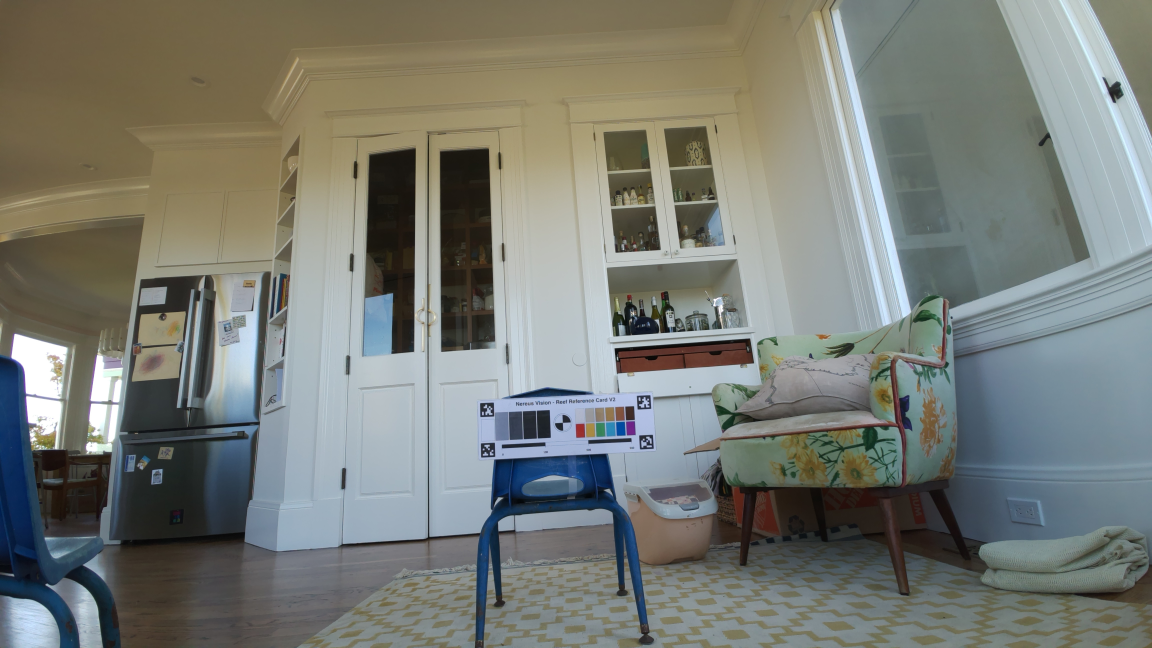
#> input picture reference_images/reference_card_native_imx708.jpg, 4608 x 2592 px (shown at 1/4 size); its folder holds 2 pictures in this run
$ python bm_pi_jpeg_encode.py
#> lines starting #> are read from the running program, lines starting #| are printed output that depends on the picture
#!/usr/bin/env python3
"""
BM Pi-side JPEG encoder (Sprint 07 — Pi validation of the Sprint06 verdict)

Purpose
-------
Encode-only twin of tools/bm_reference_card_jpeg_partial_sweep.py, meant to
run ON THE PI (bmcam000, Pi Zero 2W). Division of labor per Sprint07:

    Pi  : image altering only — native load -> fixed crop -> lanczos
          downsample -> Pillow JPEG encode (baseline/progressive x quality).
    Mac : ALL image-quality analysis (metrics, AprilTag detection, cut
          sheets) on the pulled-back artifacts, with the unchanged
          Sprint06 tooling.

The crop/resize/encode path replicates the sweep tool exactly:
  - crop box in native 4608x2592 sensor-equivalent coords (x, y, w, h)
  - Image.Resampling.LANCZOS to (output_width, round(output_width * h / w))
  - save(format="JPEG", quality=q, progressive=(mode=="progressive"),
         optimize=True)   # identical Pillow call to the Mac DOE
  - base64_len = len(base64(jpeg_bytes)); message_count = ceil(b64/300);
    est_minutes = msgs * 5 / 60

Additions over the sweep tool (the Sprint07 variables):
  - per-encode wall time (repeatable via --timing-repeats; file written once)
  - peak RSS (resource.getrusage ru_maxrss) logged per encode
  - board/OS/meminfo snapshot embedded in run_manifest.json
  - sha256 of the JPEG bytes and of the raw RGB pixels of the working
    source, so the Mac can attribute any byte delta to encoder vs resize.

Dependencies: Pillow + stdlib only (NO cv2/numpy — analysis is Mac-side).

Inputs (defaults, repo-relative)
--------------------------------
  card  : reference_images/reference_card_native_imx708.jpg
  coral : reference_images/prepared/P7071008/synthetic_native_4608x2592.jpg

Outputs (timestamped, self-contained run folder)
------------------------------------------------
  <out>/run_manifest.json
  <out>/encode_log.txt
  <out>/source_<W>/<label>_source_<W>x<H>.png     (lossless working source)
  <out>/jpeg/<label>/<label>_<mode>_qNN.jpg       (same stems as the sweep)
  <out>/results/encode_results.csv

Example (P0 parity smoke, on the Pi)
------------------------------------
  python3 tools/bm_pi_jpeg_encode.py \
      --images card --crop-native 1467 1255 1600 900 --output-width 1000 \
      --modes baseline progressive --qualities 13 \
      --output ~/bm_sprint07_runs/p0_parity_<UTC>

Assumptions / known limitations
-------------------------------
  - One geometry per invocation (file stems do not encode geometry); run
    card and coral crops as separate invocations into the same parent.
  - ru_maxrss is process-lifetime peak (monotonic): only the FIRST encode's
    delta is a clean per-encode number; later rows report the running peak.
  - Message counts are payload-only (no BM framing/retransmits), matching
    the Mac DOE model.
"""
from __future__ import annotations

import argparse
import base64
import csv
import hashlib
import json
import math
import platform
import resource
import shutil
import sys
import time
import traceback
from dataclasses import dataclass, asdict
from datetime import datetime, timezone
from pathlib import Path
from typing import Dict, List, Optional

from PIL import Image

REPO_ROOT = Path(__file__).resolve().parent.parent

# Sprint-fixed geometry defaults (native sensor-equivalent coords).
FIXED_CROP_NATIVE = (768, 432, 3072, 1728)  # x, y, w, h (Sprint02 fixed crop)
OUTPUT_SIZE = (1600, 900)                   # rebound in main() from --output-width
NATIVE_SIZE = (4608, 2592)

# Transmission model (Sprint06 spec section 2).
CHUNK_B64_CHARS = 300
SECONDS_PER_MESSAGE = 5.0
BAND_IDEAL_MAX = 75
BAND_FEASIBLE_MAX = 125
BAND_GATED_MAX = 180        # sweep-CSV band (kept for column parity)
BAND_CAP195_MAX = 195       # field-tested hard cap (P3 verdict bands)

DEFAULT_IMAGES = {
    "card": REPO_ROOT / "reference_images" / "reference_card_native_imx708.jpg",
    "coral": REPO_ROOT / "reference_images" / "prepared" / "P7071008" / "synthetic_native_4608x2592.jpg",
}


def utc_stamp() -> str:
    return datetime.now(timezone.utc).strftime("%Y%m%dT%H%M%SZ")


def ensure_dir(p: Path) -> Path:
    p.mkdir(parents=True, exist_ok=True)
    return p


class RunLog:
    """Print progress lines and mirror them into the run folder."""

    def __init__(self) -> None:
        self.lines: List[str] = []
        self.path: Optional[Path] = None

    def attach(self, path: Path) -> None:
        self.path = path
        if self.lines:
            path.write_text("\n".join(self.lines) + "\n", encoding="utf-8")

    def __call__(self, msg: str) -> None:
        line = f"[pi-encode] {msg}"
        print(line, flush=True)
        self.lines.append(line)
        if self.path is not None:
            with self.path.open("a", encoding="utf-8") as f:
                f.write(line + "\n")


log = RunLog()


def read_text_first_line(path: str) -> str:
    try:
        return Path(path).read_text(errors="replace").replace("\x00", "").strip().splitlines()[0]
    except Exception:
        return ""


def proc_meminfo_fields() -> Dict[str, str]:
    out: Dict[str, str] = {}
    try:
        for line in Path("/proc/meminfo").read_text().splitlines():
            k = line.split(":")[0]
            if k in {"MemTotal", "MemAvailable", "CmaTotal", "CmaFree"}:
                out[k] = line.split(":", 1)[1].strip()
    except Exception:
        pass
    return out


def hardware_snapshot() -> Dict[str, object]:
    """Board/OS/memory snapshot for the manifest (Linux; degrades on Mac)."""
    return {
        "board_model": read_text_first_line("/proc/device-tree/model"),
        "os_pretty_name": next(
            (l.split("=", 1)[1].strip('"') for l in Path("/etc/os-release").read_text().splitlines()
             if l.startswith("PRETTY_NAME=")), "") if Path("/etc/os-release").exists() else "",
        "machine": platform.machine(),
        "long_bit": 64 if sys.maxsize > 2**32 else 32,
        "meminfo": proc_meminfo_fields(),
        "hostname": platform.node(),
    }


def peak_rss_kb() -> int:
    """Process peak RSS. Linux reports ru_maxrss in KB, macOS in bytes."""
    v = resource.getrusage(resource.RUSAGE_SELF).ru_maxrss
    return int(v // 1024) if sys.platform == "darwin" else int(v)


def duration_band(message_count: int, cap: int) -> str:
    if message_count <= BAND_IDEAL_MAX:
        return "ideal"
    if message_count <= BAND_FEASIBLE_MAX:
        return "feasible"
    if message_count <= cap:
        return "gated"
    return "over_cap"


def prepare_source(label: str, native_path: Path, out_dir: Path) -> Path:
    """Native 4608x2592 -> fixed crop (native coords) -> lanczos PNG.

    Identical transform to the sweep tool; PNG keeps the working source
    lossless. Also records sha256 of the raw RGB pixels so the Mac can
    verify resize parity independent of PNG encoding differences.
    """
    t0 = time.perf_counter()
    with Image.open(native_path) as im:
        im = im.convert("RGB")
        if im.size != NATIVE_SIZE:
            raise SystemExit(
                f"{label}: expected native {NATIVE_SIZE[0]}x{NATIVE_SIZE[1]}, got {im.size[0]}x{im.size[1]}: {native_path}"
            )
        x, y, w, h = FIXED_CROP_NATIVE
        cropped = im.crop((x, y, x + w, y + h))
        source = cropped.resize(OUTPUT_SIZE, Image.Resampling.LANCZOS)
    pixel_sha = hashlib.sha256(source.tobytes()).hexdigest()
    out = ensure_dir(out_dir / f"source_{OUTPUT_SIZE[0]}") / f"{label}_source_{OUTPUT_SIZE[0]}x{OUTPUT_SIZE[1]}.png"
    source.save(out, format="PNG")
    dt = time.perf_counter() - t0
    log(f"source ready: {label} native={native_path.name} crop_native={FIXED_CROP_NATIVE} -> "
        f"{OUTPUT_SIZE[0]}x{OUTPUT_SIZE[1]} ({out.stat().st_size/1024:.0f} KB PNG, {dt:.2f}s, "
        f"pixel_sha256={pixel_sha[:16]}...)")
    (out.with_suffix(".pixel_sha256.txt")).write_text(pixel_sha + "\n", encoding="utf-8")
    return out


@dataclass
class EncodeRow:
    image_label: str
    mode: str
    jpeg_quality: int
    jpeg_bytes: int
    jpeg_kb: float
    base64_len: int
    message_count: int
    est_minutes: float
    duration_band: str
    duration_band_cap195: str
    encode_wall_s_mean: float
    encode_wall_s_best: float
    timing_repeats: int
    peak_rss_kb_after: int
    jpeg_sha256: str
    source_pixel_sha256: str
    jpeg_path: str


def encode_jpeg(label: str, source_png: Path, mode: str, quality: int,
                out_dir: Path, timing_repeats: int) -> EncodeRow:
    """Pillow JPEG encode, identical call to the sweep tool, with timing.

    The source PNG is decoded once, outside the timed region, so the wall
    time measures crop-source -> JPEG encode only (the Sprint07 variable).
    """
    stem = f"{label}_{mode}_q{quality:02d}"
    jpeg_path = ensure_dir(out_dir / "jpeg" / label) / f"{stem}.jpg"
    with Image.open(source_png) as im:
        src = im.convert("RGB")
    times: List[float] = []
    for _ in range(max(1, timing_repeats)):
        t0 = time.perf_counter()
        src.save(
            jpeg_path,
            format="JPEG",
            quality=quality,
            progressive=(mode == "progressive"),
            optimize=True,  # matches the Mac DOE: progressive implies optimized tables
        )
        times.append(time.perf_counter() - t0)
    raw = jpeg_path.read_bytes()
    b64_len = len(base64.b64encode(raw))
    msgs = math.ceil(b64_len / CHUNK_B64_CHARS)
    sha_path = source_png.with_suffix(".pixel_sha256.txt")
    return EncodeRow(
        image_label=label,
        mode=mode,
        jpeg_quality=quality,
        jpeg_bytes=len(raw),
        jpeg_kb=round(len(raw) / 1024.0, 3),
        base64_len=b64_len,
        message_count=msgs,
        est_minutes=round(msgs * SECONDS_PER_MESSAGE / 60.0, 3),
        duration_band=duration_band(msgs, BAND_GATED_MAX),
        duration_band_cap195=duration_band(msgs, BAND_CAP195_MAX),
        encode_wall_s_mean=round(sum(times) / len(times), 4),
        encode_wall_s_best=round(min(times), 4),
        timing_repeats=len(times),
        peak_rss_kb_after=peak_rss_kb(),
        jpeg_sha256=hashlib.sha256(raw).hexdigest(),
        source_pixel_sha256=sha_path.read_text().strip() if sha_path.exists() else "",
        jpeg_path=str(jpeg_path),
    )


def write_csv(path: Path, rows: List[Dict[str, object]]) -> None:
    ensure_dir(path.parent)
    fields: List[str] = []
    for r in rows:
        for k in r.keys():
            if k not in fields:
                fields.append(k)
    with path.open("w", newline="", encoding="utf-8") as f:
        w = csv.DictWriter(f, fieldnames=fields)
        w.writeheader()
        w.writerows(rows)


def build_parser() -> argparse.ArgumentParser:
    ap = argparse.ArgumentParser(description="Sprint07 Pi-side JPEG encode (crop/downsample/encode only; analysis is Mac-side).")
    ap.add_argument("--images", nargs="+", choices=sorted(DEFAULT_IMAGES), default=["card"],
                    help="Which fixed inputs to run. Default: card")
    ap.add_argument("--card-path", type=Path, default=DEFAULT_IMAGES["card"])
    ap.add_argument("--coral-path", type=Path, default=DEFAULT_IMAGES["coral"])
    ap.add_argument("--modes", nargs="+", choices=["baseline", "progressive"], default=["baseline", "progressive"])
    ap.add_argument("--qualities", nargs="+", type=int, default=[13])
    ap.add_argument("--timing-repeats", type=int, default=1,
                    help="Encode each cell N times for timing stability (file written each pass). Default: 1")
    ap.add_argument("--crop-native", nargs=4, type=int, metavar=("X", "Y", "W", "H"),
                    default=list(FIXED_CROP_NATIVE),
                    help="Native crop (ROI) in native 4608x2592 coords. "
                         f"Default: {' '.join(str(v) for v in FIXED_CROP_NATIVE)}")
    ap.add_argument("--output-width", type=int, default=OUTPUT_SIZE[0],
                    help="Output width in px; height follows the crop aspect ratio. Default: 1600")
    ap.add_argument("--output", type=Path, default=None,
                    help="Run folder. Default: ~/bm_sprint07_runs/pi_encode_<UTC>")
    ap.add_argument("--overwrite", action="store_true", help="Remove the output folder first if it exists")
    return ap


def main() -> int:
    args = build_parser().parse_args()

    global FIXED_CROP_NATIVE, OUTPUT_SIZE
    cx, cy, cw, ch = args.crop_native
    if not (0 <= cx and 0 <= cy and cx + cw <= NATIVE_SIZE[0] and cy + ch <= NATIVE_SIZE[1] and cw > 0 and ch > 0):
        raise SystemExit(f"--crop-native {args.crop_native} outside native {NATIVE_SIZE[0]}x{NATIVE_SIZE[1]}")
    if not 200 <= args.output_width <= cw:
        raise SystemExit(f"--output-width {args.output_width} must be 200..{cw} (no upsampling beyond the crop)")
    FIXED_CROP_NATIVE = (cx, cy, cw, ch)
    OUTPUT_SIZE = (args.output_width, round(args.output_width * ch / cw))  # same rounding as the sweep tool

    qualities = sorted(set(args.qualities))
    for q in qualities:
        if not 1 <= q <= 95:
            raise SystemExit(f"Invalid JPEG quality {q}; expected 1-95")

    run_tag = f"pi_encode_{utc_stamp()}"
    out_dir = (args.output or (Path.home() / "bm_sprint07_runs" / run_tag)).expanduser().resolve()
    if out_dir.exists() and args.overwrite:
        shutil.rmtree(out_dir)
    ensure_dir(out_dir)
    log.attach(out_dir / "encode_log.txt")
    log(f"run_tag={run_tag}")
    log(f"output={out_dir}")
    log(f"images={args.images} modes={args.modes} qualities={qualities} "
        f"crop_native={FIXED_CROP_NATIVE} output={OUTPUT_SIZE[0]}x{OUTPUT_SIZE[1]}")

    from PIL import features
    image_paths = {"card": args.card_path.resolve(), "coral": args.coral_path.resolve()}
    manifest: Dict[str, object] = {
        "tool": "bm_pi_jpeg_encode.py",
        "sprint": "Sprint07 Pi validation (encode-only; analysis is Mac-side)",
        "run_tag": run_tag,
        "created_utc": utc_stamp(),
        "platform": platform.platform(),
        "python": sys.version,
        "pillow": getattr(Image, "__version__", ""),
        "libjpeg_turbo": features.version_feature("libjpeg_turbo") if features.check_feature("libjpeg_turbo") else "",
        "jpeglib_api": features.version("jpg"),
        "hardware": hardware_snapshot(),
        "coordinate_systems": {
            "native": f"{NATIVE_SIZE[0]}x{NATIVE_SIZE[1]} sensor-equivalent px; fixed_crop_xywh={FIXED_CROP_NATIVE}",
            "output": f"{OUTPUT_SIZE[0]}x{OUTPUT_SIZE[1]} lanczos-downsampled px",
        },
        "transmission_model": {
            "chunk_base64_chars": CHUNK_B64_CHARS,
            "seconds_per_message": SECONDS_PER_MESSAGE,
            "message_count_formula": "ceil(len(base64(jpeg_bytes)) / 300)",
            "bands_messages": {"ideal_max": BAND_IDEAL_MAX, "feasible_max": BAND_FEASIBLE_MAX,
                               "gated_max": BAND_GATED_MAX, "hard_cap_cap195": BAND_CAP195_MAX},
        },
        "encode_settings": {
            "encoder": "Pillow Image.save JPEG (on-device)",
            "optimize": True,
            "subsampling": "Pillow default (4:2:0)",
        },
        "inputs": {k: str(v) for k, v in image_paths.items() if k in args.images},
        "args": {k: (str(v) if isinstance(v, Path) else v) for k, v in vars(args).items()},
        "restore_notes": "no system changes; no camera access; nothing to restore",
        "errors": [],
    }

    try:
        rows: List[Dict[str, object]] = []
        for label in args.images:
            source_png = prepare_source(label, image_paths[label], out_dir)
#> in prepare_source, im is the input picture: PIL image 4608x2592 RGB; mean R, G, B 120.7, 124, 117.3
#> in prepare_source, `cropped = im.crop((x, y, x + w, y + h))`:
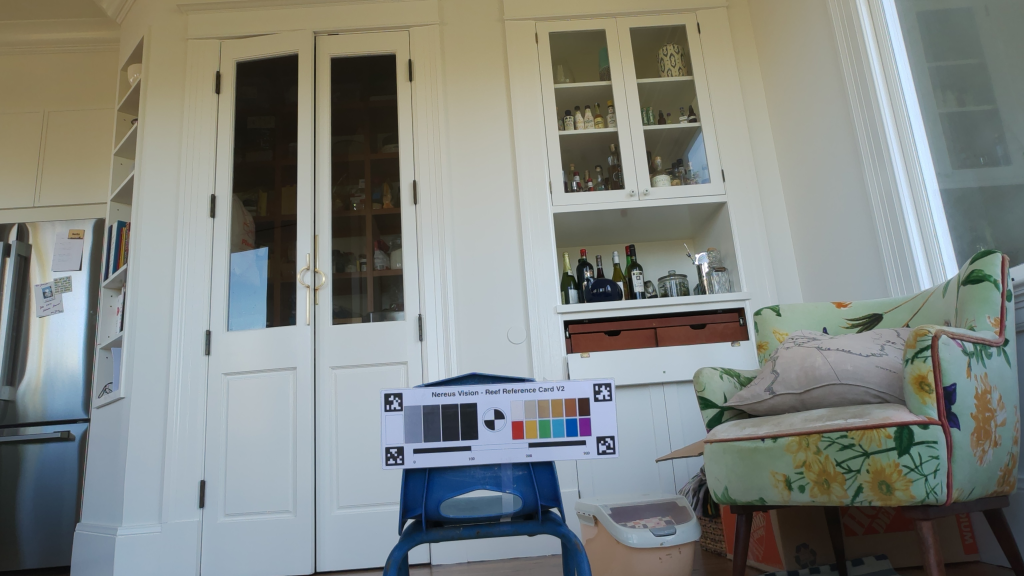
#> cropped: PIL image 3072x1728 RGB (shown at 1/3 size); mean R, G, B 129.8, 134.3, 130.2
            for mode in args.modes:
                for q in qualities:
                    row = encode_jpeg(label, source_png, mode, q, out_dir, args.timing_repeats)
#> after the loop in encode_jpeg, `for _ in range(max(1, timing_repeats)):`: times = [0.0143]
#> in encode_jpeg, `b64_len = len(base64.b64encode(raw))`: b64_len = 46540
#> in encode_jpeg, `msgs = math.ceil(b64_len / CHUNK_B64_CHARS)`: msgs = 156
                    log(f"encode {label} {mode} q{q}: {row.jpeg_kb} KB -> b64={row.base64_len} "
                        f"msgs={row.message_count} ({row.est_minutes} min, {row.duration_band_cap195}) "
                        f"wall={row.encode_wall_s_mean}s peak_rss={row.peak_rss_kb_after}KB")
                    rows.append(asdict(row))

        write_csv(out_dir / "results" / "encode_results.csv", rows)
        log(f"results CSV: {out_dir / 'results' / 'encode_results.csv'} ({len(rows)} rows)")
        (out_dir / "run_manifest.json").write_text(json.dumps(manifest, indent=2, sort_keys=True), encoding="utf-8")
        log("complete")
        return 0
    except Exception as exc:
        manifest["errors"].append({"type": type(exc).__name__, "message": str(exc), "traceback": traceback.format_exc()})
        (out_dir / "run_manifest.json").write_text(json.dumps(manifest, indent=2, sort_keys=True), encoding="utf-8")
        log(f"ERROR: {type(exc).__name__}: {exc}")
        return 1


if __name__ == "__main__":
    raise SystemExit(main())
#> (the program exits here)
